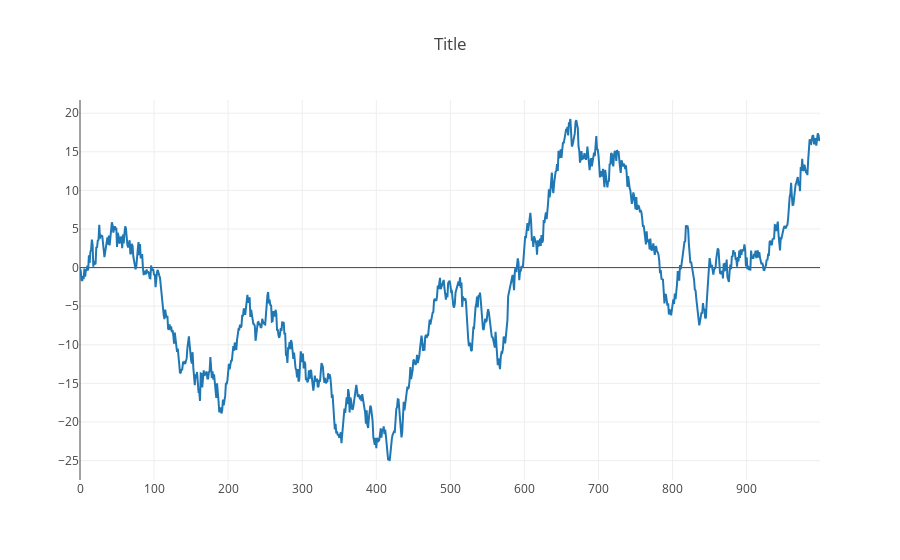

Notebook code cell kept with this figure:
### Code cell
import plotly
from plotly.graph_objs import Scatter, Layout

plotly.offline.init_notebook_mode(connected=True)

plotly.offline.iplot({
    "data": [Scatter(x=np.array(1000), y=np.random.randn(1000).cumsum())],
    "layout": Layout(title='Title')
})

### Figure 1 — Plotly figure (JSON) as saved in the notebook; plotly's stock layout.template omitted (floating-point values rounded to 4 significant figures; data arrays with more than 128 entries replaced by an {"elided": "..."} marker saying what was removed)
{"data": [{"type": "scatter", "x": 1000, "y": {"elided": "1000 float values"}}], "layout": {"title": "Title"}}
